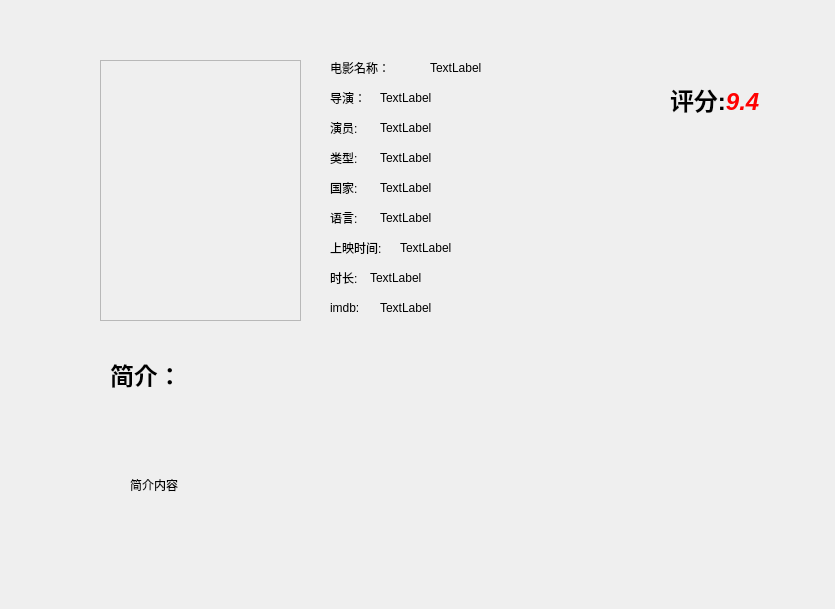
<?xml version="1.0" encoding="UTF-8"?>
<ui version="4.0">
 <class>Dialog</class>
 <widget class="QDialog" name="Dialog">
  <property name="geometry">
   <rect>
    <x>0</x>
    <y>0</y>
    <width>835</width>
    <height>609</height>
   </rect>
  </property>
  <property name="windowTitle">
   <string>Dialog</string>
  </property>
  <widget class="QWidget" name="widget" native="true">
   <property name="geometry">
    <rect>
     <x>90</x>
     <y>50</y>
     <width>742</width>
     <height>552</height>
    </rect>
   </property>
   <widget class="QFrame" name="jpg_frame">
    <property name="geometry">
     <rect>
      <x>10</x>
      <y>10</y>
      <width>201</width>
      <height>261</height>
     </rect>
    </property>
    <property name="frameShape">
     <enum>QFrame::StyledPanel</enum>
    </property>
    <property name="frameShadow">
     <enum>QFrame::Raised</enum>
    </property>
   </widget>
   <widget class="QLabel" name="label">
    <property name="geometry">
     <rect>
      <x>240</x>
      <y>10</y>
      <width>72</width>
      <height>15</height>
     </rect>
    </property>
    <property name="text">
     <string>电影名称：</string>
    </property>
   </widget>
   <widget class="QLabel" name="label_2">
    <property name="geometry">
     <rect>
      <x>240</x>
      <y>40</y>
      <width>45</width>
      <height>15</height>
     </rect>
    </property>
    <property name="minimumSize">
     <size>
      <width>25</width>
      <height>0</height>
     </size>
    </property>
    <property name="text">
     <string>导演：</string>
    </property>
   </widget>
   <widget class="QLabel" name="label_3">
    <property name="geometry">
     <rect>
      <x>240</x>
      <y>70</y>
      <width>35</width>
      <height>15</height>
     </rect>
    </property>
    <property name="text">
     <string>演员:</string>
    </property>
   </widget>
   <widget class="QLabel" name="label_4">
    <property name="geometry">
     <rect>
      <x>240</x>
      <y>100</y>
      <width>35</width>
      <height>15</height>
     </rect>
    </property>
    <property name="text">
     <string>类型:</string>
    </property>
   </widget>
   <widget class="QLabel" name="label_9">
    <property name="geometry">
     <rect>
      <x>240</x>
      <y>130</y>
      <width>35</width>
      <height>15</height>
     </rect>
    </property>
    <property name="text">
     <string>国家:</string>
    </property>
   </widget>
   <widget class="QLabel" name="label_10">
    <property name="geometry">
     <rect>
      <x>240</x>
      <y>160</y>
      <width>35</width>
      <height>15</height>
     </rect>
    </property>
    <property name="text">
     <string>语言:</string>
    </property>
   </widget>
   <widget class="QLabel" name="label_11">
    <property name="geometry">
     <rect>
      <x>240</x>
      <y>190</y>
      <width>72</width>
      <height>15</height>
     </rect>
    </property>
    <property name="text">
     <string>上映时间:</string>
    </property>
   </widget>
   <widget class="QLabel" name="label_12">
    <property name="geometry">
     <rect>
      <x>240</x>
      <y>220</y>
      <width>35</width>
      <height>15</height>
     </rect>
    </property>
    <property name="text">
     <string>时长:</string>
    </property>
   </widget>
   <widget class="QLabel" name="label_13">
    <property name="geometry">
     <rect>
      <x>240</x>
      <y>250</y>
      <width>37</width>
      <height>15</height>
     </rect>
    </property>
    <property name="text">
     <string>imdb:</string>
    </property>
   </widget>
   <widget class="QLabel" name="label_14">
    <property name="geometry">
     <rect>
      <x>20</x>
      <y>300</y>
      <width>100</width>
      <height>50</height>
     </rect>
    </property>
    <property name="text">
     <string>&lt;html&gt;&lt;head/&gt;&lt;body&gt;&lt;p&gt;&lt;span style=&quot; font-size:18pt; font-weight:600;&quot;&gt;简介：&lt;/span&gt;&lt;/p&gt;&lt;/body&gt;&lt;/html&gt;</string>
    </property>
    <property name="textFormat">
     <enum>Qt::AutoText</enum>
    </property>
   </widget>
   <widget class="QLabel" name="label_15">
    <property name="geometry">
     <rect>
      <x>580</x>
      <y>0</y>
      <width>150</width>
      <height>100</height>
     </rect>
    </property>
    <property name="text">
     <string>&lt;html&gt;&lt;head/&gt;&lt;body&gt;&lt;p&gt;&lt;span style=&quot; font-size:18pt; font-weight:600; color:#000000;&quot;&gt;评分:&lt;/span&gt;&lt;span style=&quot; font-size:18pt; font-weight:600; font-style:italic; color:#ff0000;&quot;&gt;9.4&lt;/span&gt;&lt;/p&gt;&lt;/body&gt;&lt;/html&gt;</string>
    </property>
   </widget>
   <widget class="QLabel" name="label_16">
    <property name="geometry">
     <rect>
      <x>40</x>
      <y>350</y>
      <width>650</width>
      <height>170</height>
     </rect>
    </property>
    <property name="text">
     <string>简介内容</string>
    </property>
   </widget>
   <widget class="QLabel" name="label_17">
    <property name="geometry">
     <rect>
      <x>340</x>
      <y>10</y>
      <width>72</width>
      <height>15</height>
     </rect>
    </property>
    <property name="text">
     <string>TextLabel</string>
    </property>
   </widget>
   <widget class="QLabel" name="label_18">
    <property name="geometry">
     <rect>
      <x>290</x>
      <y>40</y>
      <width>72</width>
      <height>15</height>
     </rect>
    </property>
    <property name="text">
     <string>TextLabel</string>
    </property>
   </widget>
   <widget class="QLabel" name="label_19">
    <property name="geometry">
     <rect>
      <x>290</x>
      <y>70</y>
      <width>72</width>
      <height>15</height>
     </rect>
    </property>
    <property name="text">
     <string>TextLabel</string>
    </property>
   </widget>
   <widget class="QLabel" name="label_35">
    <property name="geometry">
     <rect>
      <x>290</x>
      <y>100</y>
      <width>72</width>
      <height>15</height>
     </rect>
    </property>
    <property name="text">
     <string>TextLabel</string>
    </property>
   </widget>
   <widget class="QLabel" name="label_36">
    <property name="geometry">
     <rect>
      <x>290</x>
      <y>130</y>
      <width>72</width>
      <height>15</height>
     </rect>
    </property>
    <property name="text">
     <string>TextLabel</string>
    </property>
   </widget>
   <widget class="QLabel" name="label_37">
    <property name="geometry">
     <rect>
      <x>290</x>
      <y>160</y>
      <width>72</width>
      <height>15</height>
     </rect>
    </property>
    <property name="text">
     <string>TextLabel</string>
    </property>
   </widget>
   <widget class="QLabel" name="label_38">
    <property name="geometry">
     <rect>
      <x>310</x>
      <y>190</y>
      <width>72</width>
      <height>15</height>
     </rect>
    </property>
    <property name="text">
     <string>TextLabel</string>
    </property>
   </widget>
   <widget class="QLabel" name="label_39">
    <property name="geometry">
     <rect>
      <x>280</x>
      <y>220</y>
      <width>72</width>
      <height>15</height>
     </rect>
    </property>
    <property name="text">
     <string>TextLabel</string>
    </property>
   </widget>
   <widget class="QLabel" name="label_40">
    <property name="geometry">
     <rect>
      <x>290</x>
      <y>250</y>
      <width>72</width>
      <height>15</height>
     </rect>
    </property>
    <property name="text">
     <string>TextLabel</string>
    </property>
   </widget>
  </widget>
 </widget>
 <resources/>
 <connections/>
</ui>
